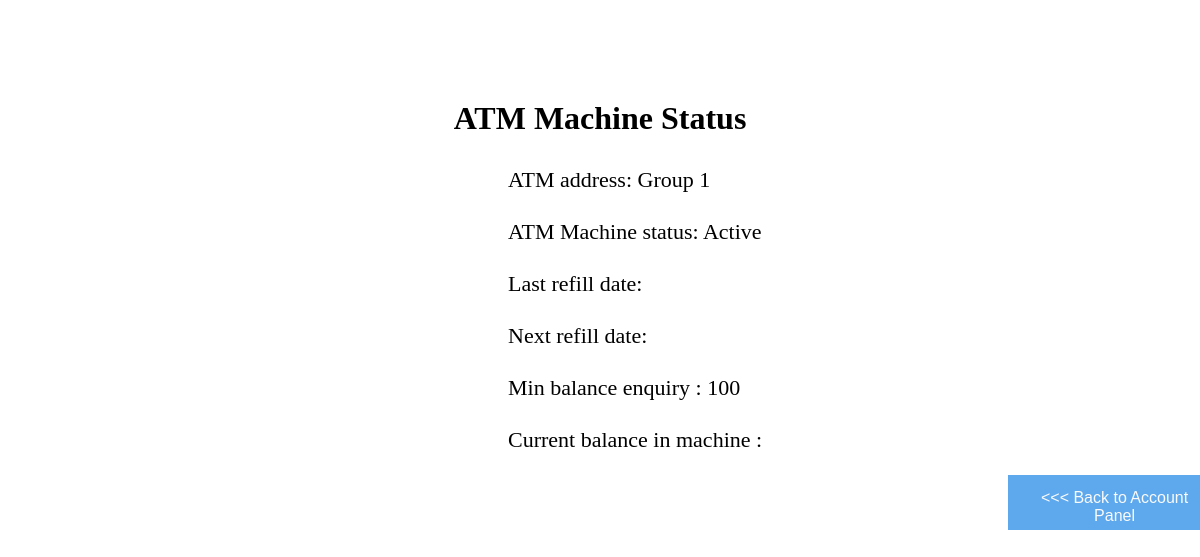
The page /atm-status/ (signed in) on the database its author committed.
### ATM/models.py (models this page shows, shortened)
class ATM_Machine(models.Model):
    atm_uid = models.PositiveIntegerField(primary_key=True)
    address = models.CharField(max_length=30,default='Group 1')
    status =  models.CharField(max_length=30,default='Active')
    balance = models.PositiveIntegerField()
    min_enquiry = models.PositiveIntegerField()
    last_refill = models.DateField()
    next_refill = models.DateField()

### ATM/views.py (the view)
# urls.py: path('atm-status/', views.atm_status),
@login_required(login_url='login')
def atm_status(request):
    atm = ATM_Machine.objects.all();
    context = {'atm':atm}
    return render(request, 'atm-status.html', context)

### ATM/templates/atm-status.html (shortened to what this page needs)
<h1 style="text-align: center; margin-top:100px;"">ATM Machine Status</h1>
<div id="atm-info">
    <p>
        {% for data in atm %}
            ATM address: {{ data.address }}
            <br><br>
            ATM Machine status: {{data.status}}
            <br><br>
            Last refill date: {{ data.atm_last_refill }}
            <br><br>
            Next refill date: {{ data.atm_next_refill }}
            <br><br>
            Min balance enquiry : {{ data.min_enquiry }}
            <br><br>
            Current balance in machine : {{ data.atm_balance }}
        {% endfor %}
        </div>
        <button id="account-panel-btn" onclick="location.href = '/admin-account-panel'">&lt&lt&lt Back to Account
            Panel</button>

### ATM/templates/atm-status.html (style rules this page uses)
#atm-info { font-size: 22; margin-left: 500px; margin-top: 30px; }
#account-panel-btn { background-color: #5ea8ee; font-size: 16; color: rgb(250, 250, 250); padding: 14px 20px; margin: 8px 0; border: none; cursor: pointer; width: 18%; height: 7%; margin-top: 0px; margin-left: 1000px; }

### rows shown on the page
ATM_Machine: address "Group 1", status "Active", min_enquiry "100"
